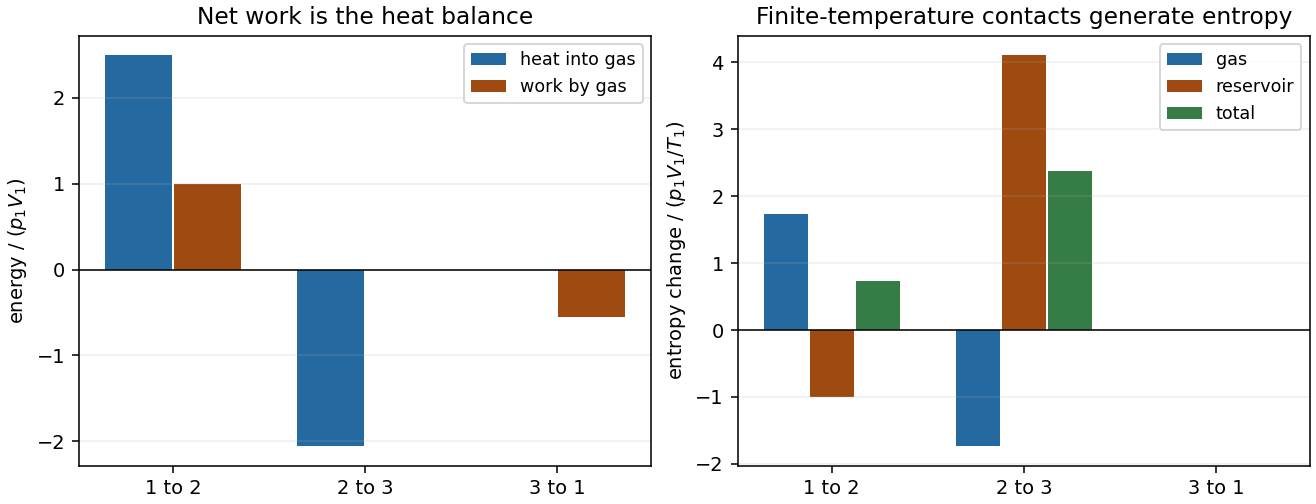

Generate this figure with Python:
from pathlib import Path
import numpy as np
import matplotlib
matplotlib.use('Agg')
import matplotlib.pyplot as plt
x=2**(-2/3);q=np.array([2.5,1.5*(x-2),0]);work=np.array([1.,0.,-1.5*(1-x)]);sg=np.array([2.5*np.log(2),-2.5*np.log(2),0]);sr=np.array([-1.,-2*q[1],0]);st=sg+sr
fig,ax=plt.subplots(1,2,figsize=(9.4,3.6),layout='constrained');v=np.arange(3)
ax[0].bar(v-.18,q,.35,label='heat into gas',color='#2469a0');ax[0].bar(v+.18,work,.35,label='work by gas',color='#9e4a10');ax[0].set(ylabel=r'energy / $(p_1V_1)$',title='Net work is the heat balance');ax[0].legend(fontsize=9)
ax[1].bar(v-.24,sg,.23,label='gas',color='#2469a0');ax[1].bar(v,sr,.23,label='reservoir',color='#9e4a10');ax[1].bar(v+.24,st,.23,label='total',color='#367c46');ax[1].set(ylabel=r'entropy change / $(p_1V_1/T_1)$',title='Finite-temperature contacts generate entropy');ax[1].legend(fontsize=9)
for a in ax:a.set_xticks(v,['1 to 2','2 to 3','3 to 1']);a.axhline(0,color='black',lw=.8);a.grid(axis='y',alpha=.2)
fig.savefig(Path(__file__).stem+'.png',dpi=140,facecolor='white')
